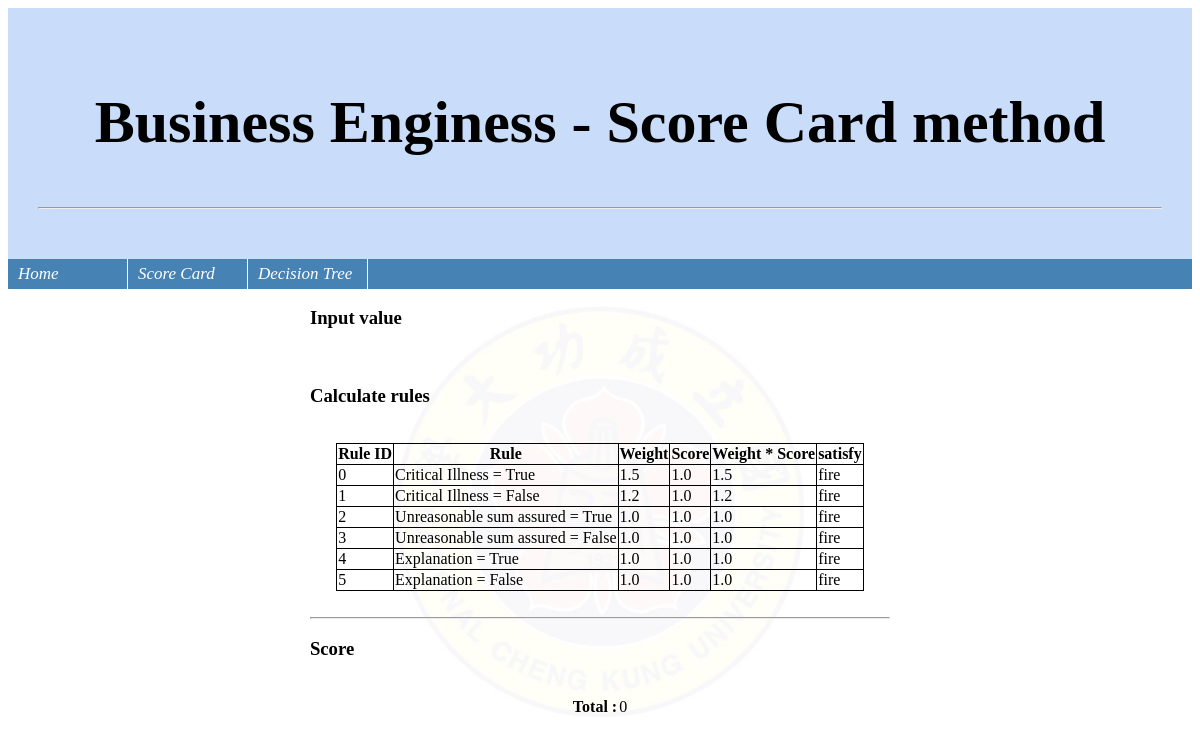
The app's page /ScoreCard/Case 3/ with its own data.
### web_project/system/models.py (models this page shows, shortened)
class ScoreCardPool(models.Model):
    fkey = models.ForeignKey(
        'ScoreCardLibrary', on_delete=models.CASCADE)
    rule = models.TextField(help_text='Rule', null=True)
    weight = models.FloatField(
        default='1',
        help_text='Weight',
    )
    score = models.FloatField(
        default='1',
        help_text='Score',
    )

### web_project/system/views.py (the view)
# urls.py: path("ScoreCard/<id>/", views.ScoreCardView, name="ScoreCardView"),
def ScoreCardView(request, id):
    rules = ScoreCardPool.objects.filter(fkey__name=id).all()
    varmap = {"1": 1, "2": 1.5, "3": 50}
    varmap, _ = value_transform(varmap)
    engine = SCEngine.SCE()
    rulelist = [(Rule(rule.rule), rule.score * rule.weight)
                for rule in rules]
    engine.defrule(rulelist)
    engine.assign(varmap)
    score, satisfy = engine.run()
    kmap, vardata = value_transform(engine.info().varmap)
    ruleresult = []
    for i, rule in enumerate(rules):
        line = {}
        line["Rule"] = i
        line["Ruleinfo"] = f"{Rule(rule.rule).ToString():<50}"
        line["w"] = rule.weight
        line["s"] = rule.score
        line["wxs"] = rule.score*rule.weight
        line["satisfy"] = "pass" if satisfy[i] else "fire"
        ruleresult.append(line)
    SCid = ScoreCardLibrary.objects.all()
    scid_list = {i: rule.name for i, rule in enumerate(SCid)}
    lib = DecisionTreeLibrary.objects.all()
    dtid_list = {i: rule.name for i, rule in enumerate(lib)}
    context = {
        'obj': vardata,
        'rules': ruleresult,
        'total': score,
        "scid": scid_list,
        "dtid": dtid_list
    }
    return render(request, 'ScoreCard.html', context)

### web_project/system/InferenceEngine/SCEngine.py (called while the page is built)
    def assign(self, name_value_map):
        if not self.setrule:
            raise NameError('rule must be set before assign variable')
        if name_value_map is not None:
            for x, y in name_value_map.items():
                template = self.env.find_template('urule')
                template.assert_fact(name=x, value=y)
                self.varmap |= {x: y}

    def defrule(self, rules):
        self.setrule = True
        for rule, score in rules:
            rstr = f'''
            (defrule Rule{self.rule_ctr}
            (declare (salience {self.salience}))'''
            for x in rule.GetRaw():
                rstr += f'''
                (urule (name "{x.ID()}")(value ?{x.ID()}))
                '''
                self.varmap |= {x.ID(): None}
                self.typemap |= {x.ID(): x.datatype}
            rstr += f'''
            (test {rule.Prefix()})
            =>
            (addscore {score})
            (is_satisfy {self.rule_ctr})
            )
            '''
            self.env.build(rstr)
            self.rule_ctr = self.rule_ctr + 1
            self.salience = self.salience - 1
            self.satisfy.append(False)

    def info(self):
        return SimpleNamespace(varmap=self.varmap)

    def run(self) -> float:
        unassign_map = dict()
        value_cast = {'b': lambda: False,
                      'F': lambda: 0.0, 'I': lambda: 0}
        for x, y in self.varmap.items():
            if y is None:
                unassign_map |= {x: value_cast[self.typemap[x]]()}
        self.assign(unassign_map)
        self.env.run()
        return self.total, self.satisfy

### web_project/system/models.py (called while the page is built)
    def ID(self):
        return f"r{self.variable}"

    def Prefix(self):
        obj = VariablePool.objects.filter(pk=self.variable)
        if obj.exists:
            value_cast = {'b': lambda x: "TRUE" if str(x).lower() not in ("0", "false") else "FALSE",
                          'F': lambda x: float(x), 'I': lambda x: float(x)}
            rvalue = value_cast[self.datatype](self.value)
            OPERATOR_CAST = {
                'b': '>',
                'e': 'eq',
                's': '<',
                'a': '>=',
                'p': '<=',
            }
            return f"({OPERATOR_CAST[self.operator]} ?{self.ID()} {str(rvalue)})"
        else:
            return "miss variable"

    def Add(self, urule):
        self.rlist.append(urule)

    def GetRaw(self):
        return self.rlist

### web_project/system/templates/ScoreCard.html (shortened to what this page needs)
{% load static %}
<!DOCTYPE html>
<html>
<head>
    <link rel="stylesheet" href="{% static 'SCexample.css' %}" />
</head>
<body>
    <div class="header">
        <h2>Business Enginess - Score Card method</h2>
        <hr/>
    </div>
    <div class="menu-bar">
        <ul>
            <li>
                <a href="{% url 'home' %}">Home</a>
            </li>
            <li>
                <a >Score Card</a>
            </li>
            <li>
                <a >Decision Tree</a>
            </li>
        </ul>
    </div>
    <div class="content" style="background-image: url({% static 'ncku-logo2.jpg' %});background-size:contain ; background-position:center;background-repeat: no-repeat;  ">
        <div class="content left">
            <div class="content left var">
                <h3><b>Input value</b></h3>
                <br/>
            </div>
            <div class="content left rule">
                <h3><b>Calculate rules</b></h3>
                <br/>
                <table>
                    <th>Rule ID</th>
                    <th>Rule</th>
                    <th>Weight</th>
                    <th>Score</th>
                    <th>Weight * Score</th>
                    <th>satisfy</th>
                    {% for rule in rules %}
                    <tr>
                        <td>{{rule.Rule}}</td>
                        <td>{{rule.Ruleinfo}}</td>
                        <td>{{rule.w}}</td>
                        <td>{{rule.s}}</td>
                        <td>{{rule.wxs}}</td>
                        <td>{{rule.satisfy}}</td>
                    </tr>
                    {% endfor %}
                </table>
                <br/>
                <hr/>
            </div>
            <div class="content left score">
                <h3><b>Score</b></h3>
                <br/>
                <table style="border: 0px;">
                    <tr style="border: 0px;">
                        <td style="border: 0px;"><b>Total : </b></td>
                        <td style="border: 0px;">{{total}}</td>
                    </tr>
                </table>
            </div>
        </div>
    </div>
</body>
</html>

### web_project/system/static/SCexample.css (style rules this page uses)
.header { background-color: #c9ddfa; padding: 30px; text-align: center; font-size: 40px; height: fit-content; }
div.menu-bar { position: relative; margin: 0; padding: 0; height: 30px; width: 100%; }
div.menu-bar ul { margin: 0; padding: 0; position: absolute; height: 100%; width: 100%; list-style-type: none; background-color: SteelBlue; overflow: visible; }
div.menu-bar ul li { display: block; float: left; height: auto; width: 120px; }
div.menu-bar li>span, div.menu-bar li>a, div.menu-bar li>a:link, div.menu-bar li>a:visited, div.menu-bar li>a:active { display: block; padding: 0 0 0 10px; height: 100%; width: 109px; border-right: 1px #ffffff solid; line-height: 30px; font-family: times, serif; font-size: 17px; font-style: italic; text-decoration: none; background-color: SteelBlue; color: #ffffff; cursor: pointer; }
.content.left { margin-left: 15%; margin-right: 15%; }
table { overflow-x: auto; border: 2px; margin-left: auto; margin-right: auto; width: auto; border-collapse: collapse; border: 1px solid black; }
tr td { border: 1px solid black; padding: 1px; }
th { border: 1px solid black; }

### records on screen
ScoreCardPool: w "1.5", s "1.0"
ScoreCardPool: w "1.2", s "1.0"
ScoreCardPool: w "1.0", s "1.0"
ScoreCardPool: w "1.0", s "1.0"
ScoreCardPool: w "1.0", s "1.0"
ScoreCardPool: w "1.0", s "1.0"

### other values on screen
{{ rule.Rule }} "0" "1" "2" "3" "4" "5"
{{ rule.Ruleinfo }} "Critical Illness = True" "Critical Illness = False" "Unreasonable sum assured = True" "Unreasonable sum assured = False" "Explanation = True" "Explanation = False"
{{ rule.wxs }} "1.5" "1.2" "1.0" "1.0" "1.0" "1.0"
{{ rule.satisfy }} "fire" "fire" "fire" "fire" "fire" "fire"
{{ total }} "0"
